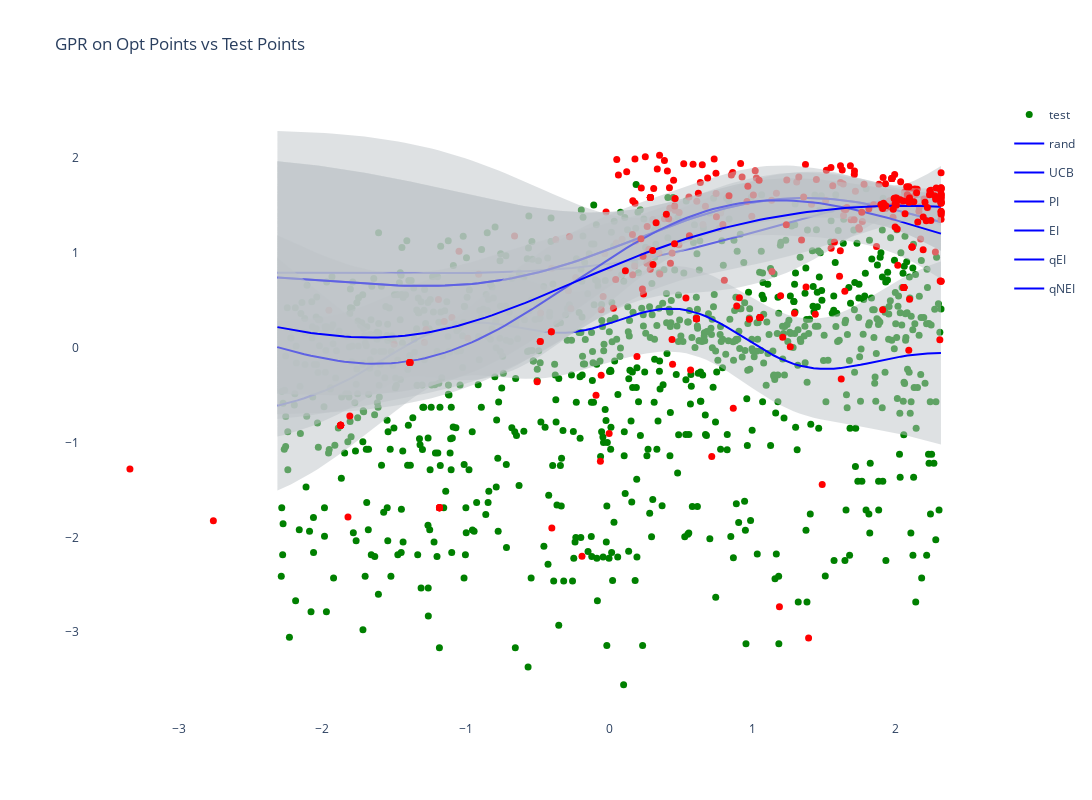

The cell this chart's notebook holds for it:
### Code cell
plot = plot_GPR(data_x=X_lofi[:,1], data_y=Y_lofi[:,0], 
                     x=test_x, model=gp_model,legend_group="rand")
plot_UCB = plot_GPR(data_x=X_lofi_UCB[:,1], data_y=Y_lofi_UCB[:,0], 
                     x=test_x, model=gp_model_UCB,legend_group="UCB")
plot_PI = plot_GPR(data_x=X_lofi_PI[:,1], data_y=Y_lofi_PI[:,0], 
                     x=test_x, model=gp_model_EI,legend_group="PI")
plot_EI = plot_GPR(data_x=X_lofi_EI[:,1], data_y=Y_lofi_EI[:,0], 
                     x=test_x, model=gp_model_EI,legend_group="EI")
plot_qEI = plot_GPR(data_x=X_lofi_qEI[:,1], data_y=Y_lofi_qEI[:,0], 
                     x=test_x, model=gp_model_qEI,legend_group="qEI")
plot_qNEI = plot_GPR(data_x=X_lofi_qNEI[:,1], data_y=Y_lofi_qNEI[:,0],
                     x=test_x, model=gp_model_qNEI,legend_group="qNEI")
fig4 = go.Figure()

fig4.add_trace(go.Scatter(
    x=X_test[:,1],
    y=Y_test[:,0],
    legendgroup="test",  # this can be any string, not just "group"
    name="test",
    mode="markers",
    marker=dict(color="Green", size=7)
))

fig4.add_traces(data=plot )
fig4.add_traces(data=plot_UCB )
fig4.add_traces(data=plot_PI )
fig4.add_traces(data=plot_EI )
fig4.add_traces(data=plot_qEI )
fig4.add_traces(data=plot_qNEI)

fig4.update_layout(
        width=1500,
        height=800,
        autosize=False,
        plot_bgcolor='rgba(0,0,0,0)',
        title='GPR on Opt Points vs Test Points')

fig4.show()
